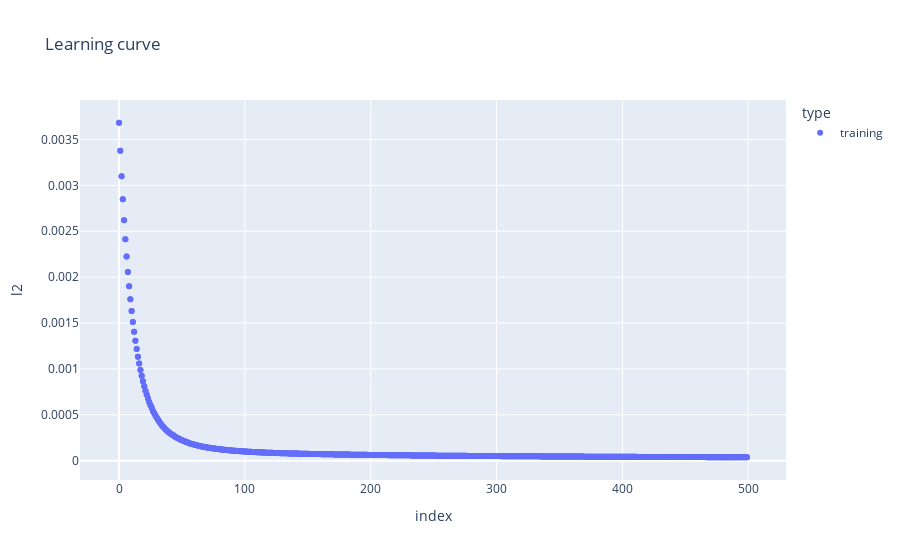

This figure's notebook cell:
### Code cell
# num_leaves << 2^(max_depth)

lgb_reg = LGBMRegressor(
    boosting_type='gbdt',
    num_leaves=5,
    max_depth=2,
    learning_rate=0.05,
    n_estimators=500,
# #     subsample_for_bin=500,
    objective='regression',
# #     class_weight=None,
# #     min_split_gain=0,
# #     min_child_weight=0.001,
    min_child_samples=5,
# #     subsample=0.8,
# #     subsample_freq=30,
#     colsample_bytree=0.9,
# #     colsample_bynode=0.1,
    reg_alpha=0.1,
#     reg_lambda=0.05,
    random_state=None,
    n_jobs=-1,
    silent=True,
    importance_type='split'
)

X_train, y_train = train[X].to_numpy(), train[y].to_numpy()

lgbm = lgb_reg.fit(X=X_train, y=y_train,
                      eval_set=(X_train, y_train),
                      verbose=0)

y_pred_train = lgbm.predict(train[X])

train_rmse = mean_squared_error(y_true=train[y], y_pred=y_pred_train, squared=False)
print(f'RMSE Train: {train_rmse: .8f}')

plot_lgb_history(lgbm)

### Figure 1 — Plotly figure (JSON) as saved in the notebook; plotly's stock layout.template omitted (floating-point values rounded to 4 significant figures; data arrays with more than 128 entries replaced by an {"elided": "..."} marker saying what was removed)
{"data": [{"hovertemplate": "type=training<br>index=%{x}<br>l2=%{y}<extra></extra>", "legendgroup": "training", "marker": {"color": "#636efa", "symbol": "circle"}, "mode": "markers", "name": "training", "showlegend": true, "type": "scatter", "x": {"elided": "1000 int values"}, "xaxis": "x", "y": {"elided": "1000 float values"}, "yaxis": "y"}], "layout": {"legend": {"title": {"text": "type"}, "tracegroupgap": 0}, "title": {"text": "Learning curve"}, "xaxis": {"anchor": "y", "domain": [0, 1], "title": {"text": "index"}}, "yaxis": {"anchor": "x", "domain": [0, 1], "title": {"text": "l2"}}}}
